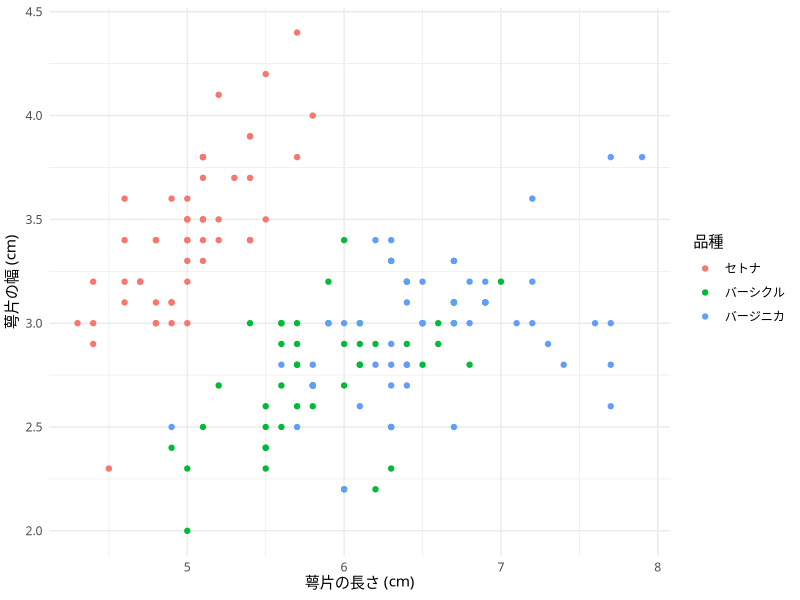
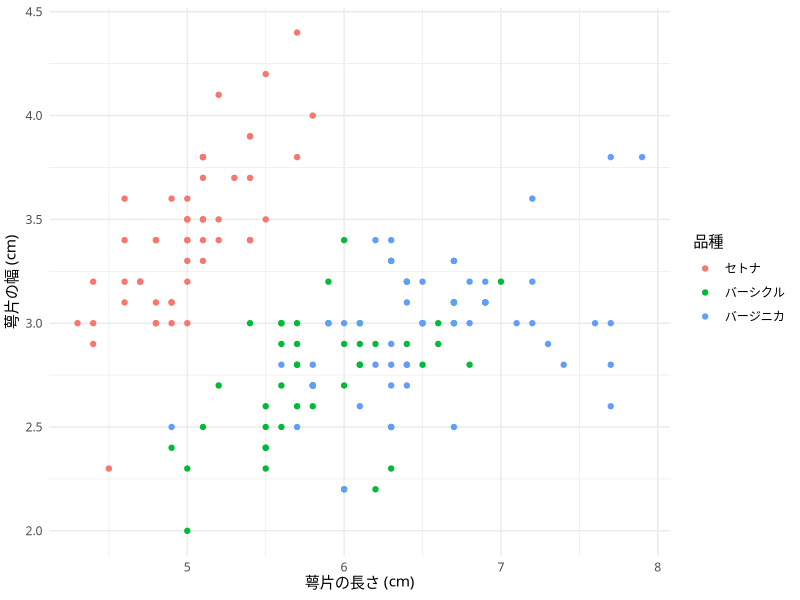

Reproduce these figures in R, in order.
## ---- chunk 1
print("Hello World!")
## ---- chunk 2
#| message: false
# パッケージの読み込み
library(tidyverse)
# R内蔵データセットのirisを使った可視化
iris |>
  mutate(Species2 = recode(Species,
                           "setosa"     = "セトナ",
                           "versicolor" = "バーシクル",
                           "virginica"  = "バージニカ")) |>
  ggplot() +
  geom_point(aes(x = Sepal.Length, y = Sepal.Width, color = Species2)) +
  labs(x = "萼片の長さ (cm)", y = "萼片の幅 (cm)", color = "品種") +
  theme_minimal(base_family = "HiraKakuProN-W3")
## ---- chunk 3
X <- c(2, 3, 5, 7, 12)
## ---- chunk 4
X <- c(2, 3, 5, 7, 11)
## ---- chunk 5
#| fig-height: 5
#| fig-width: 7
#| fig-align: "center"
#| fig-cap: "`iris`データセットの可視化"
#| dpi: 72
iris |>
  mutate(Species2 = recode(Species,
                           "setosa"     = "セトナ",
                           "versicolor" = "バーシクル",
                           "virginica"  = "バージニカ")) |>
  ggplot() +
  geom_point(aes(x = Sepal.Length, y = Sepal.Width, color = Species2)) +
  labs(x = "萼片の長さ (cm)", y = "萼片の幅 (cm)", color = "品種") +
  theme_minimal(base_family = "HiraKakuProN-W3")
